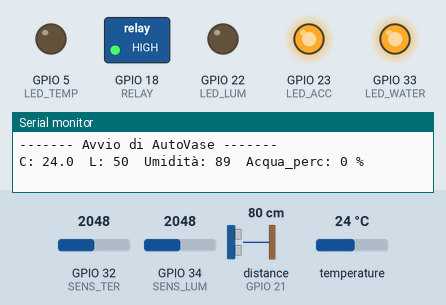
The sketch below on a simulated ESP32. Parts: switched loads named in the sketch (green lamp = pin HIGH), output pins drawn as LEDs (lit = HIGH), the last lines printed to the serial monitor. Wiring (inferred from the names in the program): ultrasonic range finder: trigger GPIO 19; echo GPIO 21. Inputs (shaded band) come from the test bench; at power-on: GPIO 34 (SENS_LUM) = 2048, distance to the obstacle (sensor on GPIO 21) 80 cm, GPIO 32 (SENS_TER) = 2048, temperature 24 °C. The echo pulse lasts 58.3 µs per cm; WiFi joins after 1.5 s; servers stay silent unless stated; pins used as bus, display or sensor lines are not drawn.

Above: at 5.7 s.
5.8 s: GPIO 34 (SENS_LUM) set to 3258
8.3 s: GPIO 34 (SENS_LUM) set to 3372
At 9.8 s:
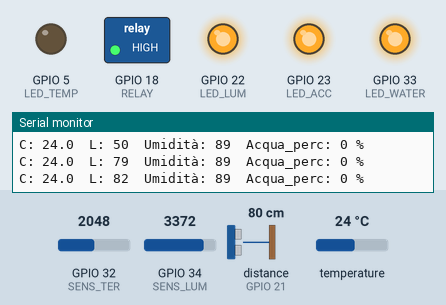
10.8 s: distance to the obstacle (sensor on GPIO 21) set to 7 cm
13.5 s: distance to the obstacle (sensor on GPIO 21) set to 4 cm
At 15.0 s:
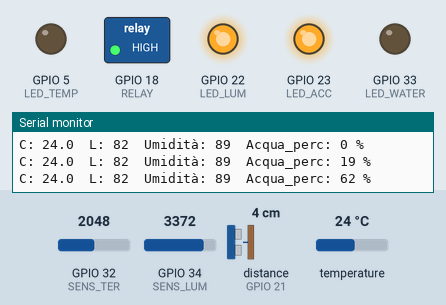
16.0 s: GPIO 32 (SENS_TER) set to 3464
18.8 s: GPIO 32 (SENS_TER) set to 3543
At 20.1 s:
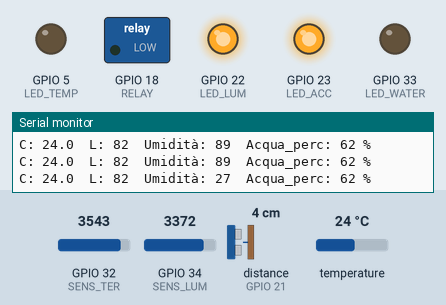
Timing chart, 0 to 25.4 s (numbered marks = the images above; inputs shaded):
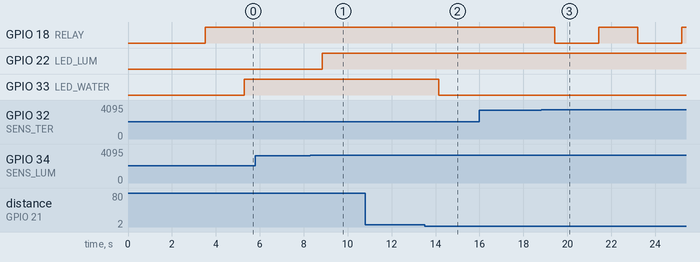

Measured:
- the behaviour switches between 3316 and 3317 on GPIO 34 (SENS_LUM) (found by bisection; images 0 and 1)
- the behaviour switches between 6 and 5 cm on distance to the obstacle (sensor on GPIO 21) (found by bisection; images 1 and 2)
- the behaviour switches between 3495 and 3496 on GPIO 32 (SENS_TER) (found by bisection; images 2 and 3)
- after the input at 8.3 s, GPIO 22 (LED_LUM): LOW → HIGH after 0.53 s
- after the input at 13.5 s, GPIO 33 (LED_WATER): HIGH → LOW after 0.64 s
- after the input at 18.8 s, GPIO 18 (RELAY): alternates HIGH for 1.8 s and LOW for 2.0 s, starting after 0.63 s

The sketch:

progettowifihttp.ino
```cpp
#include <OneWire.h>
#include <DallasTemperature.h>

#include <WiFi.h>
#include <HTTPClient.h>

const char *serverName = "http://172.20.10.14/vaso/script23.php";

const char *ssid_Router = "iPhone di Sasy";
const char *password_Router = "ciaowifi";

unsigned long lastTime = 0;
unsigned long timerDelay = 360000;

int check=0;

//definiamo i pin dei sensori
#define SENS_TEMP 14
#define SENS_LUM 34
#define SENS_TER 32

//definiamo i pin del sonar
#define ECHO 21
#define TRIG 19

//definiamo il pin del RELAY
#define RELAY 18

//definiamo i pin dei LED
#define LED_ACC 23
#define LED_TEMP 5
#define LED_LUM 22
#define LED_WATER 33


OneWire oneWire(SENS_TEMP); // Imposta la connessione OneWire
DallasTemperature sensoreTemp(&oneWire); // Dichiarazione dell'oggetto sensore

void setup() {
  Serial.begin(115200);
  delay(2000);
  Serial.println("Setup start");
  WiFi.begin(ssid_Router, password_Router);
  Serial.println(String("Connessione a ")+ssid_Router);
  while(WiFi.status() != WL_CONNECTED){
    delay(500);
    Serial.print (".");
  }
  Serial.println("\nConnesso, Indirizzo IP: ");
  Serial.println(WiFi.localIP());
  Serial.println("Il timer è settato a 6 min. L'invio di dati verrà effettuata ogni 6 min");
  Serial.println("------- Avvio di AutoVase -------");

  //tutti i sensori
  sensoreTemp.begin();
  pinMode(SENS_LUM,INPUT);
  pinMode(SENS_TER,INPUT);

  //tutti i LED
  pinMode(LED_ACC,OUTPUT);
  pinMode(LED_TEMP,OUTPUT);
  pinMode(LED_LUM,OUTPUT);
  pinMode(LED_WATER,OUTPUT);

  //relay e sonar
  pinMode(RELAY,OUTPUT);
  pinMode(ECHO,INPUT);
  pinMode(TRIG,OUTPUT);

  //accendiamo il led di accensione
  digitalWrite(LED_ACC,HIGH);

  digitalWrite(RELAY,HIGH);
  delay(1000);

}

void loop() {
  //Richiesta valori dai sensori
  sensoreTemp.requestTemperatures();
  float temp = sensoreTemp.getTempCByIndex(0);
  int lum = analogRead(SENS_LUM);
  int ter = 4095-analogRead(SENS_TER);
  int humidity = map(ter, 0, 2300, 0, 100);
  //utilizzo sonar
  digitalWrite(TRIG,HIGH);
  delayMicroseconds(10);
  digitalWrite(TRIG,LOW);

  int duration = pulseIn(ECHO,HIGH);

  // Calcolo percentuale acqua (con una piccola tolleranza)
  float distance = duration/(54.5);
  float water_level = (9)-distance;
  //Serial.printf("  Distanza: %.1f",distance);
  int water_perc=0;
  int tmp= (water_level/7.5)*100;
  if(!(tmp<0 || tmp>100)){
    water_perc = tmp;}
  else if(tmp<0){
    water_perc =0;}
  else if(tmp>100){
    water_perc =100;}

  //Gestione LED
  /*if(temp>tempMax){
    digitalWrite(LED_TEMP,HIGH);
  }
  else{
    digitalWrite(LED_TEMP,LOW);
  }*/
  int light =map(lum, 0, 4095, 0, 100);

  if(light>80){
    digitalWrite(LED_LUM,HIGH);
  }
  else{
    digitalWrite(LED_LUM,LOW);
  }

  if(water_perc<40){
    digitalWrite(LED_WATER,HIGH);
  }
  else{
    digitalWrite(LED_WATER,LOW);
  }

  //Gestione pompa acqua

  if(ter>600){
    digitalWrite(RELAY,HIGH);
    check=1;
  }
  else if(ter<600 && water_perc>25 && check==1){
      digitalWrite(RELAY,LOW);
      delay(2000);
      digitalWrite(RELAY,HIGH);
  }

  //Stampa a video dei valori
  Serial.printf("C: %.1f",temp);
  Serial.printf("  L: %d",light);
  Serial.printf("  Umidità: %d",humidity);
  Serial.printf("  Acqua_perc: %d %\n",water_perc);

  //HTTP post ogni 6 min
  if((millis()-lastTime) > timerDelay){
    if(WiFi.status()==WL_CONNECTED){
      WiFiClient client;
      HTTPClient http;

      http.begin(client, serverName);
      http.addHeader("Content-Type", "application/x-www-form-urlencoded");
      float provola = 28.0;
      String postData = "temperature=" + String(provola) + "&light=" + String(light) + "&water=" + String(water_perc) + "&humidity=" + String(humidity);
      //String postData = "temperature=" + String(provola) + "&light=" + String(light) + "&water=" + String(water_perc);
      Serial.println("\n" + postData);
      int httpResponseCode = http.POST(postData);
      Serial.print("HTTP Response code: ");
      Serial.println(httpResponseCode);
      http.end();
    }
    else{
      Serial.println("WiFi Disconesso!");
    }
    lastTime= millis();
  }

  delay(1000);
}
```
